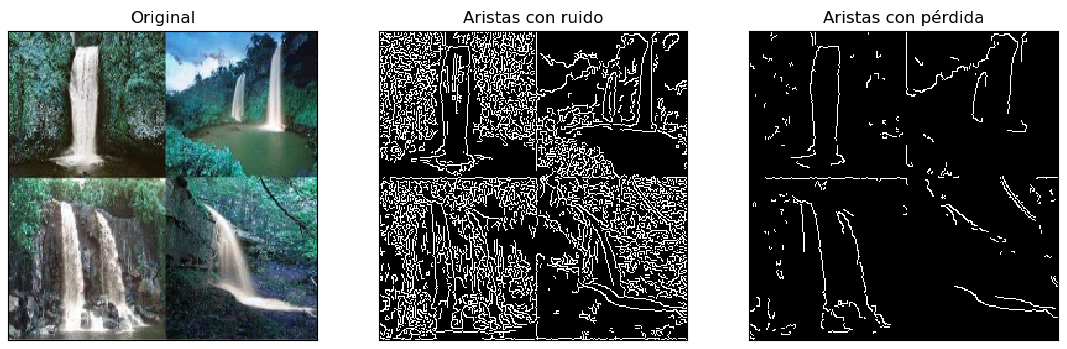

Write the Python code that produced this figure.
import cv2, numpy as np, matplotlib.pyplot as plt

img = cv2.imread('falls.jpeg')
img = cv2.resize(img, (250, 250))
edges1 = cv2.Canny(img,100,200)
edges2 = cv2.Canny(img,350,500)

plt.subplot(131),plt.imshow(img)
plt.title('Original'), plt.xticks([]), plt.yticks([])
plt.subplot(132),plt.imshow(edges1,cmap = 'gray')
plt.title('Aristas con ruido'), plt.xticks([]), plt.yticks([])
plt.subplot(133),plt.imshow(edges2,cmap = 'gray')
plt.title('Aristas con pérdida'), plt.xticks([]), plt.yticks([])
plt.show()
